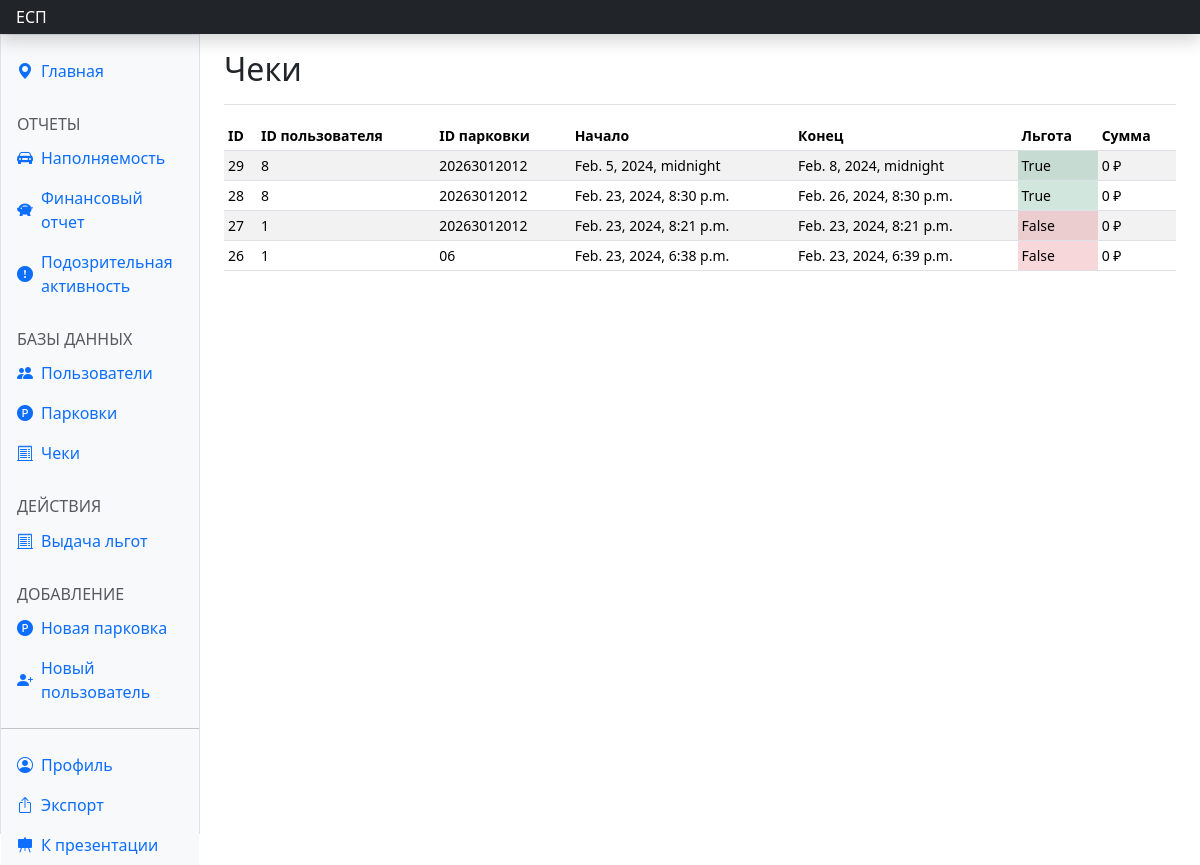
/dash_reciepts/ (signed in), run on the app's committed database.
### parkingapp/models.py (models this page shows)
class Reciept(models.Model):
    parking_id = models.CharField(default='', max_length=100)
    user_id = models.IntegerField(default=0)
    start_time = models.DateTimeField(default=datetime(2, 1, 1, 0, 0, 0, tzinfo=None))
    final_start_time = models.DateTimeField(default=datetime(2, 1, 1, 0, 0, 0, tzinfo=None))
    finish_time = models.DateTimeField(default=datetime(2, 1, 1, 0, 0, 0, tzinfo=None))
    final_price = models.BigIntegerField(default=-1)
    benefit = models.BooleanField(default=False)
    price_per_hour = models.IntegerField(default=-1)

### parkingapp/views.py (the view)
# urls.py: path('dash_reciepts/', views.dash_reciepts, name='dash_reciepts'),
@login_required(redirect_field_name=None)
def dash_reciepts(request):
    if not request.user.admin_view:
        return redirect(reverse('parkingapp:dont_have_access'))
    reciepts = Reciept.objects.all()
    context = {
        'title': '',
        'reciepts': list(reciepts)[::-1],
    }
    return render(request, 'dash_reciepts.html', context)

### parkingapp/templates/dash_reciepts.html
{% extends 'dash_base.html' %}
{% block recact %}active{% endblock %}
{% block content %}
<main class="col-md-9 ms-sm-auto col-lg-10 px-md-4">
  <div class="d-flex justify-content-between flex-wrap flex-md-nowrap align-items-center pt-3 pb-2 mb-3 border-bottom">
    <h1 class="h2">Чеки</h1>
  </div>
  <div class="table-responsive small">
    <table class="table table-striped table-sm">
      <thead>
        <tr>
          <th scope="col">ID</th>
          <th scope="col">ID пользователя</th>
          <th scope="col">ID парковки</th>
          <th scope="col">Начало</th>
          <th scope="col">Конец</th>
          <th scope="col">Льгота</th>
          <th scope="col">Сумма</th>
        </tr>
      </thead>
      <tbody class="align-middle">
        {% for el in reciepts %}
        <tr>
          <td>{{el.pk}}</td>
          <td>{{el.user_id}}</td>
          <td>{{el.parking_id}}</td>
          <td>{{el.start_time}}</td>
          <td>{{el.finish_time}}</td>
          <td class="{% if el.benefit %} bg-success-subtle {% else %} bg-danger-subtle {% endif %}">{{el.benefit}}</td>
          <td>{{el.final_price}} ₽</td>
        </tr>
        {% endfor %}
      </tbody>
    </table>
  </div>
</main>
{% endblock %}

### data on the page
Reciept: pk "29", user_id "8", parking_id "20263012012", start_time "Feb. 5, 2024, midnight", finish_time "Feb. 8, 2024, midnight", benefit "True", final_price "0"
Reciept: pk "28", user_id "8", parking_id "20263012012", start_time "Feb. 23, 2024, 8:30 p.m.", finish_time "Feb. 26, 2024, 8:30 p.m.", benefit "True", final_price "0"
Reciept: pk "27", user_id "1", parking_id "20263012012", start_time "Feb. 23, 2024, 8:21 p.m.", finish_time "Feb. 23, 2024, 8:21 p.m.", benefit "False", final_price "0"
Reciept: pk "26", user_id "1", parking_id "06", start_time "Feb. 23, 2024, 6:38 p.m.", finish_time "Feb. 23, 2024, 6:39 p.m.", benefit "False", final_price "0"
